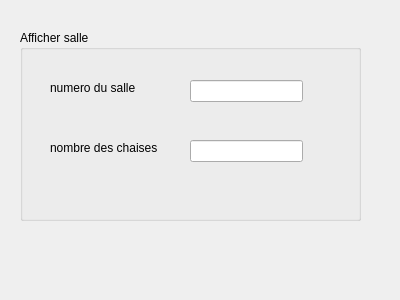
<?xml version="1.0" encoding="UTF-8"?>
<ui version="4.0">
 <class>affichage</class>
 <widget class="QDialog" name="affichage">
  <property name="geometry">
   <rect>
    <x>0</x>
    <y>0</y>
    <width>400</width>
    <height>300</height>
   </rect>
  </property>
  <property name="windowTitle">
   <string>Dialog</string>
  </property>
  <widget class="QGroupBox" name="groupBox">
   <property name="geometry">
    <rect>
     <x>20</x>
     <y>30</y>
     <width>341</width>
     <height>191</height>
    </rect>
   </property>
   <property name="title">
    <string>Afficher salle</string>
   </property>
   <widget class="QLabel" name="label">
    <property name="geometry">
     <rect>
      <x>30</x>
      <y>50</y>
      <width>101</width>
      <height>16</height>
     </rect>
    </property>
    <property name="text">
     <string>numero du salle</string>
    </property>
   </widget>
   <widget class="QLabel" name="label_2">
    <property name="geometry">
     <rect>
      <x>30</x>
      <y>110</y>
      <width>121</width>
      <height>16</height>
     </rect>
    </property>
    <property name="text">
     <string>nombre des chaises</string>
    </property>
   </widget>
   <widget class="QLineEdit" name="lineEdit_numS">
    <property name="geometry">
     <rect>
      <x>170</x>
      <y>50</y>
      <width>113</width>
      <height>22</height>
     </rect>
    </property>
    <property name="readOnly">
     <bool>true</bool>
    </property>
   </widget>
   <widget class="QLineEdit" name="lineEdit_nbrS">
    <property name="geometry">
     <rect>
      <x>170</x>
      <y>110</y>
      <width>113</width>
      <height>22</height>
     </rect>
    </property>
    <property name="readOnly">
     <bool>true</bool>
    </property>
   </widget>
  </widget>
 </widget>
 <resources/>
 <connections/>
</ui>
